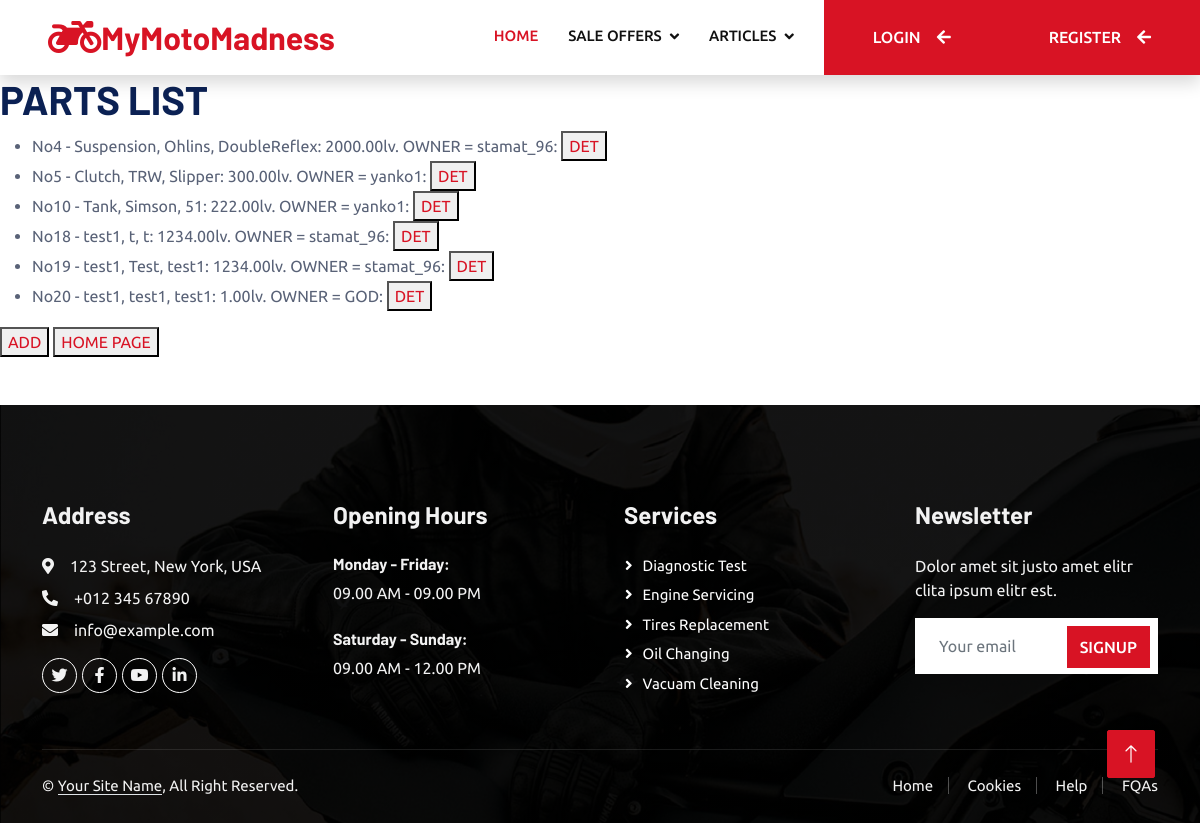
/sales/bike-parts/, run on an earlier commit of the app's database.
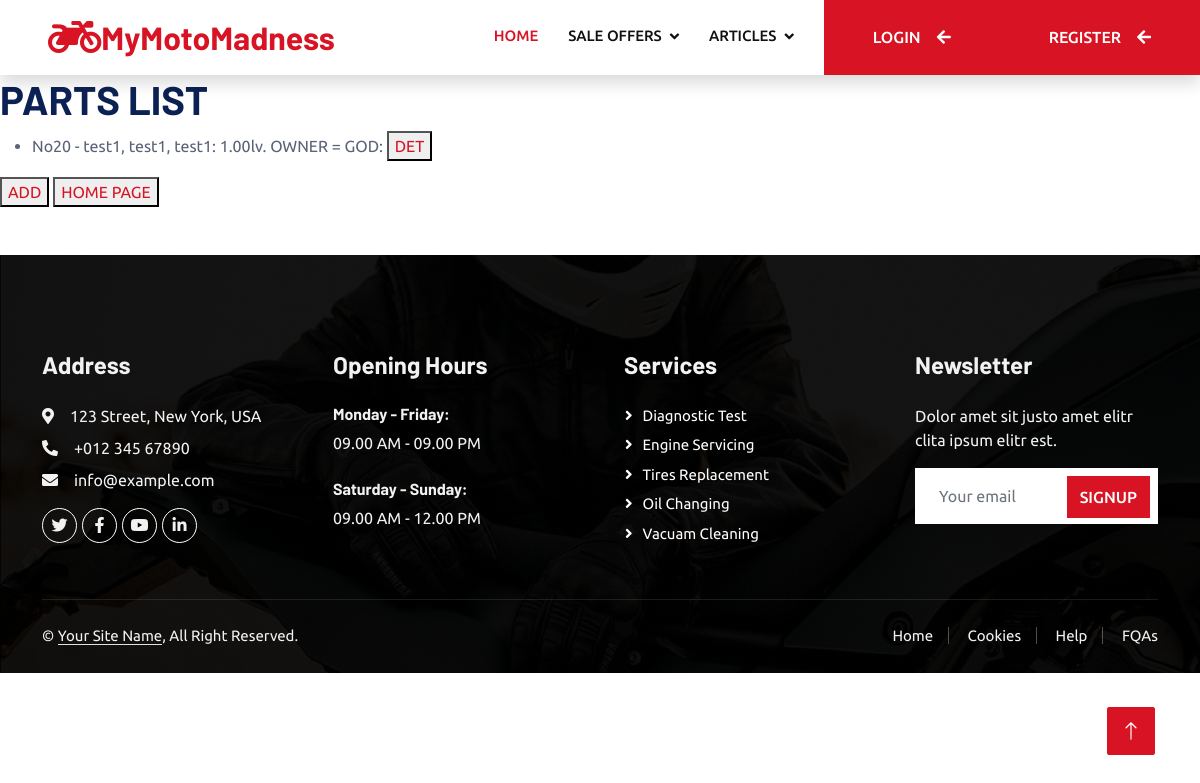
And on a later commit of the database.
### MyMotoMadness/saleads/models.py (models this page shows)
class MotoParts(models.Model):
    type_of_part = models.CharField(
        max_length=30,
    )
    brand = models.CharField(
        max_length=30,
    )
    model = models.CharField(
        max_length=30,
    )
    for_bike = models.CharField(
        max_length=40,
    )
    manufacture_year = models.PositiveIntegerField(
    )
    description = models.TextField(
        max_length=500,
    )
    owner = models.ForeignKey(
        UserModel,
        on_delete=models.CASCADE,
        blank=True,
        null=True,
    )
    price = models.FloatField(
    )
    approved = models.BooleanField(
        default=False,
    )
    def __str__(self):
        return f"No{self.pk} - {self.type_of_part}, {self.brand}, {self.model}: {self.price:.2f}lv."

### MyMotoMadness/accounts/models.py (models this page shows, shortened)
class MotoUserModel(auth_models.AbstractUser):
    first_name = models.CharField(
        max_length=30,
        validators=(
            check_name_symbols_for_non_alphabetical,
        ),
    )
    last_name = models.CharField(
        max_length=30,
        validators=(
            check_name_symbols_for_non_alphabetical,
        ),
    )
    email = models.EmailField(
        unique=True,
    )
    profile_picture = models.ImageField(
        upload_to='photos/profile_pictures',
        blank=True,
        null=True,
    )
    phone_number = models.CharField(
        max_length=15,
    )
    def __str__(self):
        return f"{self.username}: {self.first_name} {self.last_name}"

### MyMotoMadness/saleads/views.py (the view)
# urls.py: path('', PartsListView.as_view(), name='list bike parts view'),
class PartsListView(views.ListView):
    template_name = 'sales/moto_parts/list_parts.html'
    model = MotoParts

### templates/sales/moto_parts/list_parts.html (shortened to what this page needs)
{% extends 'base/base.html' %}
{% load static %}
{% block page_content %}
    <h1>PARTS LIST</h1>
    <ul>
        {% for part_object in object_list %}
            <li>
                {{ part_object }} OWNER = {{ part_object.owner }}
                <button><a href="{% url 'detail bike parts view' pk=part_object.pk %}">DET</a></button>
            </li>
        {% endfor %}
    </ul>
    <button>
        <a href="{% url 'add bike parts view' %}"> ADD</a>
    </button>
    <button>
        <a href="{% url 'home-page' %}">HOME PAGE</a>
    </button>
{% endblock %}

### templates/base/base.html (shortened to what this page needs)
{% load static %}
<!DOCTYPE html>
<html lang="en">
<head>
    <link href="https://cdnjs.cloudflare.com/ajax/libs/font-awesome/5.10.0/css/all.min.css" rel="stylesheet">
    <link href="https://cdn.jsdelivr.net/npm/bootstrap-icons@1.4.1/font/bootstrap-icons.css" rel="stylesheet">
    <link href="{% static 'lib/animate/animate.min.css' %}" rel="stylesheet">
    <link href="{% static 'lib/owlcarousel/assets/owl.carousel.min.css' %}" rel="stylesheet">
    <link href="{% static 'lib/tempusdominus/css/tempusdominus-bootstrap-4.min.css' %}" rel="stylesheet"/>
    <link href="{% static 'css/bootstrap.min.css' %}" rel="stylesheet">
    <link href="{% static 'css/style.css' %}" rel="stylesheet">
</head>
<body>
<nav class="navbar navbar-expand-lg bg-white navbar-light shadow sticky-top p-0">
    <a href="{% url 'home-page' %}" class="navbar-brand d-flex align-items-center px-4 px-lg-5">
        <h2 class="m-0 text-primary"><i class='fas fa-motorcycle fa-lg'></i>MyMotoMadness</h2>
    </a>
    <div class="collapse navbar-collapse" id="navbarCollapse">
        <div class="navbar-nav ms-auto p-4 p-lg-0">
            <a href="{% url 'home-page' %}" class="nav-item nav-link active">Home</a>
            <div class="nav-item dropdown">
                <a href="{% url 'common sale view' %}" class="nav-link dropdown-toggle" data-bs-toggle="dropdown"
                   onclick="window.location.href='{% url  'common sale view' %}'"
                >Sale
                    Offers</a>
            </div>
            <div class="nav-item dropdown">
                <a href="{% url 'common articles views' %}" class="nav-link dropdown-toggle"
                   data-bs-toggle="dropdown"
                   onclick="window.location.href='{% url  'common articles views' %}'">Articles</a>
            </div>
            {% if not request.user.username %}
                <a href="{% url 'login user view' %}" class="btn btn-primary py-4 px-lg-5 d-none d-lg-block">Login<i
                        class="fa fa-arrow-left ms-3"></i></a>
                </div>
                <a href="{% url 'register user view' %}" class="btn btn-primary py-4 px-lg-5 d-none d-lg-block">Register<i
                        class="fa fa-arrow-left ms-3"></i></a>
            {% endif %}
    </div>
</nav>
<body>
{% block page_content %}
{% endblock %}
</body>
<a href="#" class="btn btn-lg btn-primary btn-lg-square back-to-top"><i class="bi bi-arrow-up"></i></a>
<div class="container-fluid bg-dark text-light footer pt-5 mt-5 wow fadeIn" data-wow-delay="0.1s">
    <div class="container py-5">
        <div class="row g-5">
            <div class="col-lg-3 col-md-6">
                <h4 class="text-light mb-4">Address</h4>
                <p class="mb-2"><i class="fa fa-map-marker-alt me-3"></i>123 Street, New York, USA</p>
                <p class="mb-2"><i class="fa fa-phone-alt me-3"></i>+012 345 67890</p>
                <p class="mb-2"><i class="fa fa-envelope me-3"></i>info@example.com</p>
                <div class="d-flex pt-2">
                    <a class="btn btn-outline-light btn-social" href=""><i class="fab fa-twitter"></i></a>
                    <a class="btn btn-outline-light btn-social" href=""><i class="fab fa-facebook-f"></i></a>
                    <a class="btn btn-outline-light btn-social" href=""><i class="fab fa-youtube"></i></a>
                    <a class="btn btn-outline-light btn-social" href=""><i class="fab fa-linkedin-in"></i></a>
                </div>
            </div>
            <div class="col-lg-3 col-md-6">
                <h4 class="text-light mb-4">Opening Hours</h4>
                <h6 class="text-light">Monday - Friday:</h6>
                <p class="mb-4">09.00 AM - 09.00 PM</p>
                <h6 class="text-light">Saturday - Sunday:</h6>
                <p class="mb-0">09.00 AM - 12.00 PM</p>
            </div>
            <div class="col-lg-3 col-md-6">
                <h4 class="text-light mb-4">Services</h4>
                <a class="btn btn-link" href="">Diagnostic Test</a>
                <a class="btn btn-link" href="">Engine Servicing</a>
                <a class="btn btn-link" href="">Tires Replacement</a>
                <a class="btn btn-link" href="">Oil Changing</a>
                <a class="btn btn-link" href="">Vacuam Cleaning</a>
            </div>
            <div class="col-lg-3 col-md-6">
                <h4 class="text-light mb-4">Newsletter</h4>
                <p>Dolor amet sit justo amet elitr clita ipsum elitr est.</p>
                <div class="position-relative mx-auto" style="max-width: 400px;">
                    <input class="form-control border-0 w-100 py-3 ps-4 pe-5" type="text" placeholder="Your email">
                    <button type="button" class="btn btn-primary py-2 position-absolute top-0 end-0 mt-2 me-2">SignUp
                    </button>
                </div>
            </div>
        </div>
    </div>
    <div class="container">
        <div class="copyright">
            <div class="row">
                <div class="col-md-6 text-center text-md-start mb-3 mb-md-0">
                    &copy; <a class="border-bottom" href="{% url 'home-page' %}">Your Site Name</a>, All Right Reserved.
                </div>
                <div class="col-md-6 text-center text-md-end">
                    <div class="footer-menu">
                        <a href="">Home</a>
                        <a href="">Cookies</a>
                        <a href="">Help</a>
                        <a href="">FQAs</a>
                    </div>
                </div>
            </div>
        </div>
    </div>
</div>
</body>
</html>

### staticfiles/css/style.css (style rules this page uses)
:root { --primary: #D81324; --secondary: #0B2154; --light: #F2F2F2; --dark: #111111; }
.back-to-top { position: fixed; display: none; right: 45px; bottom: 45px; z-index: 99; }
.btn { font-weight: 500; text-transform: uppercase; transition: .5s; }
.btn.btn-primary, .btn.btn-secondary { color: #FFFFFF; }
.btn-lg-square { width: 48px; height: 48px; }
.btn-square, .btn-sm-square, .btn-lg-square { padding: 0; display: flex; align-items: center; justify-content: center; font-weight: normal; border-radius: 2px; }
.navbar .dropdown-toggle::after { border: none; content: "\f107"; font-family: "Font Awesome 5 Free"; font-weight: 900; vertical-align: middle; margin-left: 8px; }
.navbar-light .navbar-nav .nav-link { margin-right: 30px; padding: 25px 0; color: #FFFFFF; font-size: 15px; text-transform: uppercase; outline: none; }
.navbar-light .navbar-nav .nav-link:hover, .navbar-light .navbar-nav .nav-link.active { color: var(--primary); }
.navbar-light .navbar-brand, .navbar-light a.btn { height: 75px; }
.navbar-light .navbar-nav .nav-link { color: var(--dark); font-weight: 500; }
.navbar-light.sticky-top { top: -100px; transition: .5s; }
.footer { background: linear-gradient(rgba(0, 0, 0, .9), rgba(0, 0, 0, .9)), url(../img/carousel-bg-1.jpg) center center no-repeat; background-size: cover; }
.footer .btn.btn-social { margin-right: 5px; width: 35px; height: 35px; display: flex; align-items: center; justify-content: center; color: var(--light); border: 1px solid #FFFFFF; border-radius: 35px; transition: .3s; }
.footer .btn.btn-link { display: block; margin-bottom: 5px; padding: 0; text-align: left; color: #FFFFFF; font-size: 15px; font-weight: normal; text-transform: capitalize; transition: .3s; }
.footer .btn.btn-link::before { position: relative; content: "\f105"; font-family: "Font Awesome 5 Free"; font-weight: 900; margin-right: 10px; }
.footer .copyright { padding: 25px 0; font-size: 15px; border-top: 1px solid rgba(256, 256, 256, .1); }
.footer .copyright a { color: var(--light); }
.footer .footer-menu a { margin-right: 15px; padding-right: 15px; border-right: 1px solid rgba(255, 255, 255, .3); }
.footer .footer-menu a:last-child { margin-right: 0; padding-right: 0; border-right: none; }

What changed in the data, as far as the page shows it:
removed MotoParts: id+type_of_part+brand "No4 - Suspension, Ohlins, DoubleReflex: 2000.00lv.", owner "stamat_96:"
removed MotoParts: id+type_of_part+brand "No5 - Clutch, TRW, Slipper: 300.00lv.", owner "yanko1:"
removed MotoParts: id+type_of_part+brand "No10 - Tank, Simson, 51: 222.00lv.", owner "yanko1:"
removed MotoParts: id+type_of_part+brand "No18 - test1, t, t: 1234.00lv.", owner "stamat_96:"
removed MotoParts: id+type_of_part+brand "No19 - test1, Test, test1: 1234.00lv.", owner "stamat_96:"
